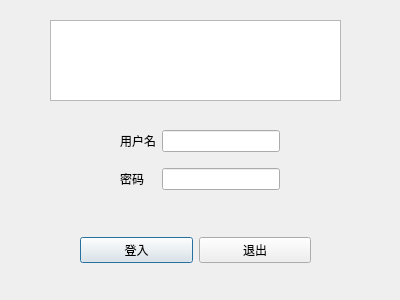
<?xml version="1.0" encoding="UTF-8"?>
<ui version="4.0">
 <class>login_Dialog</class>
 <widget class="QDialog" name="login_Dialog">
  <property name="geometry">
   <rect>
    <x>0</x>
    <y>0</y>
    <width>400</width>
    <height>300</height>
   </rect>
  </property>
  <property name="windowTitle">
   <string>登入窗口</string>
  </property>
  <property name="inputMethodHints">
   <set>Qt::ImhExclusiveInputMask</set>
  </property>
  <widget class="QGraphicsView" name="xckj_graphicsView">
   <property name="geometry">
    <rect>
     <x>50</x>
     <y>20</y>
     <width>291</width>
     <height>81</height>
    </rect>
   </property>
  </widget>
  <widget class="QWidget" name="gridLayoutWidget">
   <property name="geometry">
    <rect>
     <x>120</x>
     <y>120</y>
     <width>160</width>
     <height>80</height>
    </rect>
   </property>
   <layout class="QGridLayout" name="gridLayout">
    <item row="0" column="0">
     <widget class="QLabel" name="label_2">
      <property name="text">
       <string>&lt;html&gt;&lt;head/&gt;&lt;body&gt;&lt;p&gt;用户名&lt;/p&gt;&lt;/body&gt;&lt;/html&gt;</string>
      </property>
     </widget>
    </item>
    <item row="1" column="0">
     <widget class="QLabel" name="label">
      <property name="text">
       <string>&lt;html&gt;&lt;head/&gt;&lt;body&gt;&lt;p&gt;密码&lt;/p&gt;&lt;/body&gt;&lt;/html&gt;</string>
      </property>
     </widget>
    </item>
    <item row="0" column="1">
     <widget class="QLineEdit" name="name_lineEdit">
      <property name="inputMask">
       <string/>
      </property>
     </widget>
    </item>
    <item row="1" column="1">
     <widget class="QLineEdit" name="password_lineEdit">
      <property name="inputMethodHints">
       <set>Qt::ImhDialableCharactersOnly|Qt::ImhDigitsOnly|Qt::ImhEmailCharactersOnly|Qt::ImhFormattedNumbersOnly|Qt::ImhLowercaseOnly|Qt::ImhNoAutoUppercase|Qt::ImhNoPredictiveText|Qt::ImhUppercaseOnly|Qt::ImhUrlCharactersOnly</set>
      </property>
      <property name="inputMask">
       <string notr="true"/>
      </property>
      <property name="text">
       <string/>
      </property>
      <property name="echoMode">
       <enum>QLineEdit::Password</enum>
      </property>
      <property name="readOnly">
       <bool>true</bool>
      </property>
     </widget>
    </item>
   </layout>
  </widget>
  <widget class="QWidget" name="horizontalLayoutWidget">
   <property name="geometry">
    <rect>
     <x>80</x>
     <y>210</y>
     <width>231</width>
     <height>80</height>
    </rect>
   </property>
   <layout class="QHBoxLayout" name="horizontalLayout">
    <item>
     <widget class="QPushButton" name="login_pushButton">
      <property name="text">
       <string>登入</string>
      </property>
     </widget>
    </item>
    <item>
     <widget class="QPushButton" name="logout_pushButton">
      <property name="text">
       <string>退出</string>
      </property>
     </widget>
    </item>
   </layout>
  </widget>
 </widget>
 <resources/>
 <connections>
  <connection>
   <sender>logout_pushButton</sender>
   <signal>clicked()</signal>
   <receiver>login_Dialog</receiver>
   <slot>reject()</slot>
   <hints>
    <hint type="sourcelabel">
     <x>253</x>
     <y>249</y>
    </hint>
    <hint type="destinationlabel">
     <x>199</x>
     <y>149</y>
    </hint>
   </hints>
  </connection>
 </connections>
</ui>
